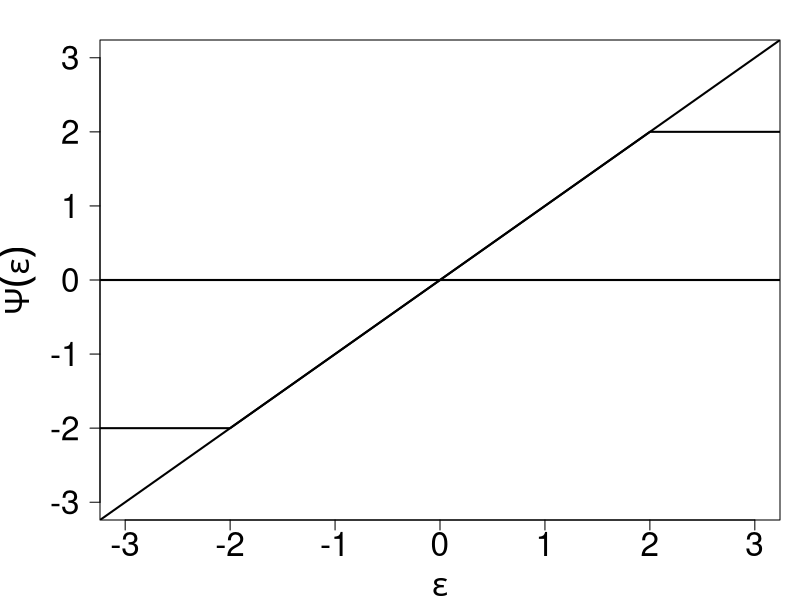
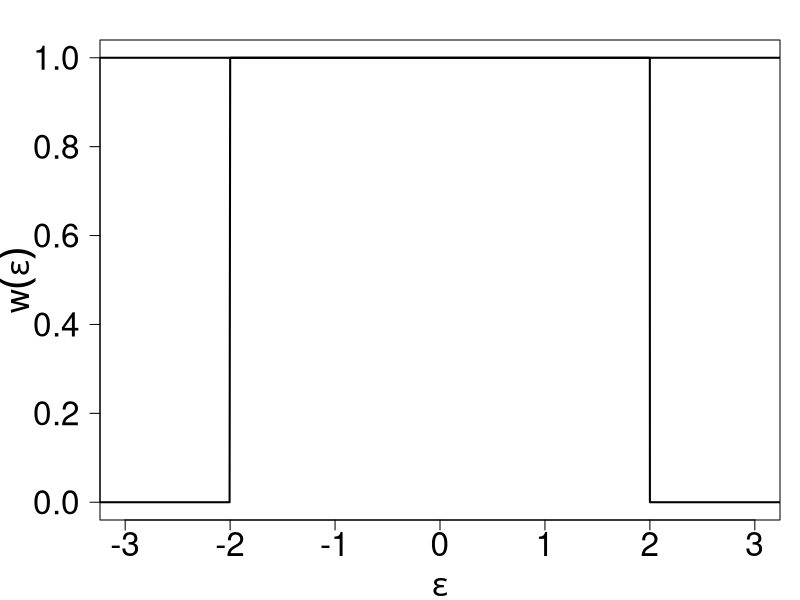
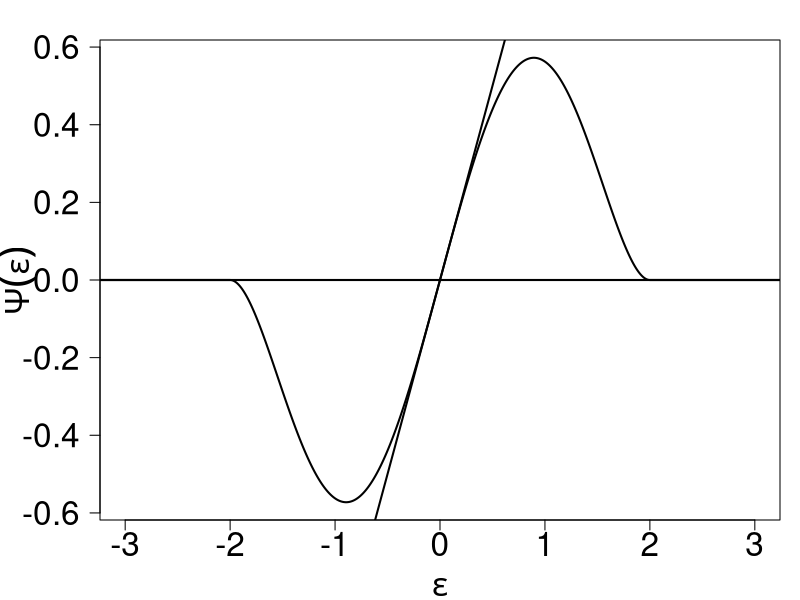
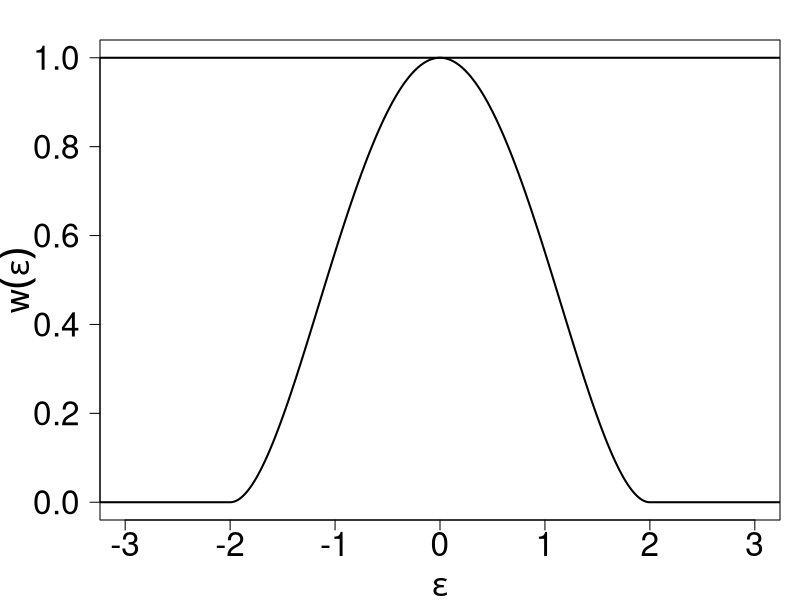
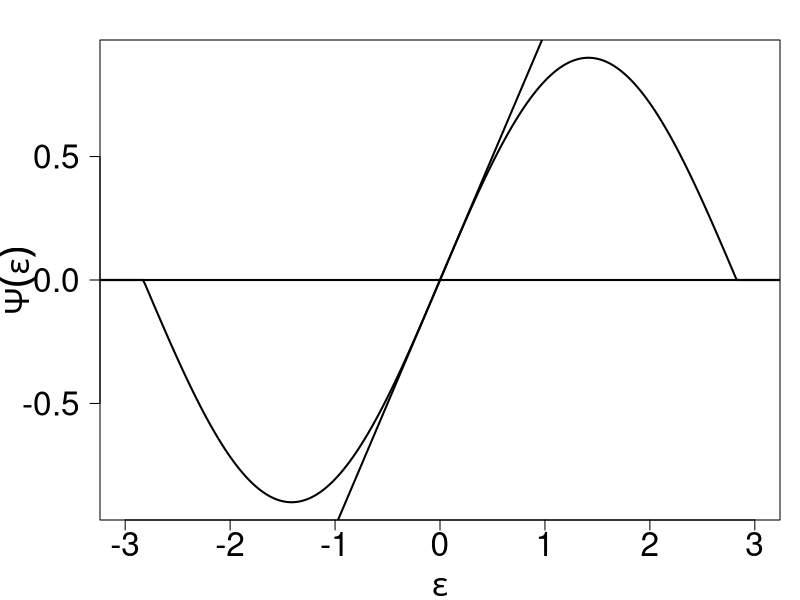
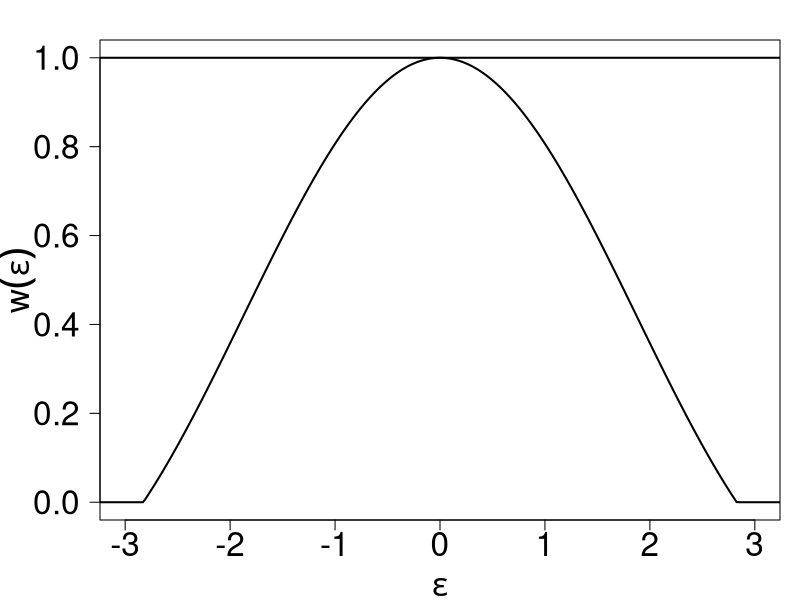

Write R code to recreate these figures, in order. (Note: this script raises an error after producing the figures.)
# R codes for Plots in the presentation slides

######### Huber psi function #################
H.psi <- function(error, tune) {
  error*(abs(error) <= tune) + sign(error)*tune*(abs(error) > tune)  
}

######### Huber weight function #################

H.wt <- function(error, tune) {
  1*(abs(error) <= tune)  
}


#-------------------------Tukey's biweight function----

######### Tukey's psi function #################

T.psi <- function(error, tune) {
  error*(1-(error/tune)^2)^2*(abs(error) <= tune)
}

######### Tukey's weight function #################

T.wt <- function(error, tune) {
  (1-(error/tune)^2)^2*(abs(error) <= tune)
}


#--------------- Andrew's function -------------

A.psi <- function(error, tune) {
  tune*sin(error/tune)*(abs(error) <= tune*pi)
}


A.wt <- function(error, tune) {
  tune*(sin(error/tune)*(abs(error) <= tune*pi))/error
}

############################################################



pdf("Hpsi.pdf")
par(mar=c(4, 5, 2, 1))
x <-sort(rnorm(10000))
Psi <- H.psi(x,2)
plot(x,Psi, type = "l", xlab = expression(epsilon), ylim=c(-3,3),xlim=c(-3,3),
     ylab = expression(Psi(epsilon)),las=1, lwd=2, cex.lab=2, cex.axis=2)
abline(h=0,lwd=2)
abline(0,1,lwd=2)
dev.off()

pdf("Hwt.pdf")
par(mar=c(4, 5, 2, 1))
w <- H.wt(x,2)
plot(x,w, type = "l", xlab = expression(epsilon), ylim=c(-0,1), xlim=c(-3,3),
     ylab = expression(w(epsilon)),las=1, lwd=2, cex.lab=2, cex.axis=2)
abline(h=1,lwd=2)
dev.off()

pdf("Tpsi.pdf")
par(mar=c(4, 5, 2, 1))
Psi <- T.psi(x,2)
plot(x,Psi, type = "l", xlab = expression(epsilon), xlim=c(-3,3),
     ylab = expression(Psi(epsilon)),las=1, lwd=2, cex.lab=2, cex.axis=2)
abline(h=0,lwd=2)
abline(0,1,lwd=2)
dev.off()

pdf("Twt.pdf")
par(mar=c(4, 5, 2, 1))
w <- T.wt(x,2)
plot(x,w, type = "l", xlab = expression(epsilon), ylim=c(-0,1), xlim=c(-3,3),
     ylab = expression(w(epsilon)),las=1, lwd=2, cex.lab=2, cex.axis=2)
abline(h=1,lwd=2)
dev.off()

pdf("Apsi.pdf")
par(mar=c(4, 5, 2, 1))
Psi <- A.psi(x,.9)
plot(x,Psi, type = "l", xlab = expression(epsilon), xlim=c(-3,3), 
     ylab = expression(Psi(epsilon)),las=1, lwd=2, cex.lab=2, cex.axis=2)
abline(h=0,lwd=2)
abline(0,1,lwd=2)
dev.off()

pdf("Awt.pdf")
par(mar=c(4, 5, 2, 1))
w <- A.wt(x,.9)
plot(x,w, type = "l", xlab = expression(epsilon), ylim=c(-0,1), xlim=c(-3,3),
     ylab = expression(w(epsilon)),las=1, lwd=2, cex.lab=2, cex.axis=2)
abline(h=1,lwd=2)
dev.off()




# Comparing all methods' efficiency

n <- 1000


B_0 <- 1
B_1 <- 1

res <- replicate(100,{
  
  X_1 <- rnorm(n)
  #
  
  
  for(i in 1:length(part_of_n)){
    
    e <- c(rnorm(n - part_of_n[i]), rnorm(part_of_n[i]))
    y <- B_0 + B_1 * X_1 + e
    coeff[i,] <- lm(y~X_1)$coefficients
  }
  coeff
})

coeff <- as.vector(res) 
arr <- as.vector(array(c(1:8),dim = c(length(part_of_n),2,100)))

boxplot(coeff~arr, outline=FALSE, las=2, xaxt="n",at=c(1,2,3,4,5,6,7,8),
        cex.axis=2, cex.lab=2, col=c("red","green"))